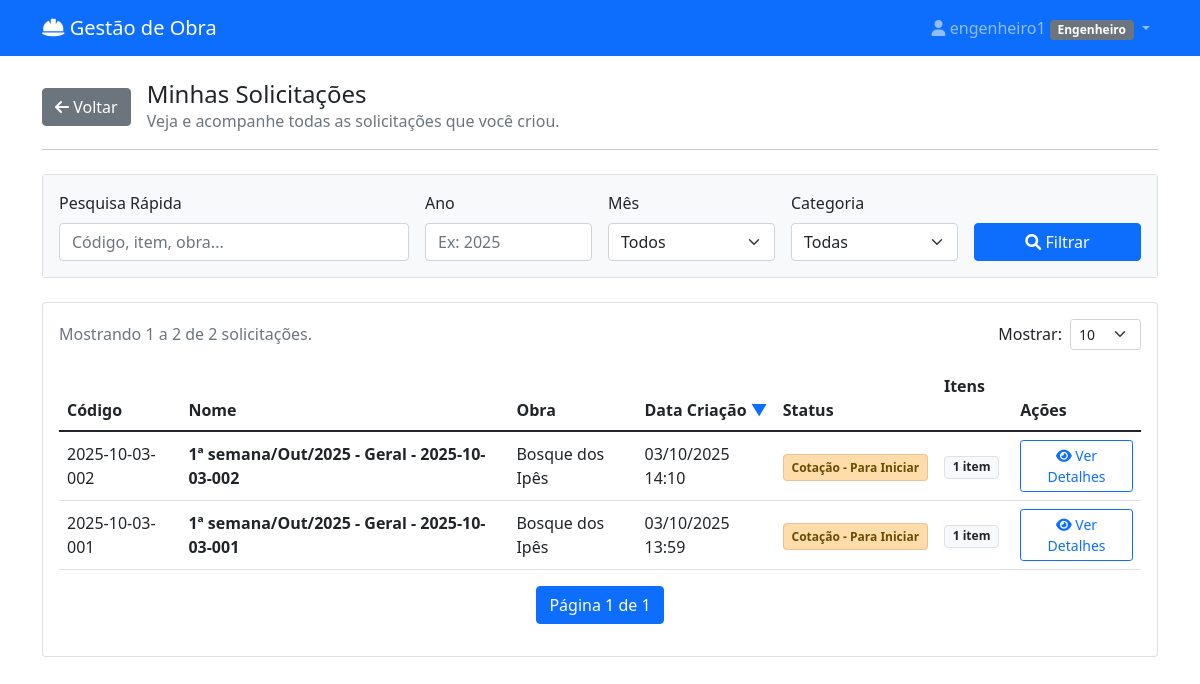
Page /minhas-solicitacoes/ (signed in) on the committed database.
### materiais/models.py (models this page shows, shortened)
class User(AbstractUser):
    PERFIL_CHOICES = [
        ('almoxarife_obra', 'Almoxarife da Obra'),
        ('engenheiro', 'Engenheiro'),
        ('almoxarife_escritorio', 'Almoxarife do Escritório'),
        ('diretor', 'Diretor'),
    ]
    perfil = models.CharField(max_length=30, choices=PERFIL_CHOICES)
    telefone = models.CharField(max_length=15, blank=True)
    obras = models.ManyToManyField('Obra', blank=True, related_name='usuarios')
    assinatura_imagem = models.ImageField(upload_to='assinaturas/', null=True, blank=True, verbose_name="Imagem da Assinatura")

class SolicitacaoCompra(models.Model):
    STATUS_CHOICES = [
        ('rascunho', 'Rascunho'),
        ('pendente_aprovacao', 'Pendente de Aprovação'),
        ('aprovado_engenharia', 'Aprovado - Engenharia'),
        ('aprovada', 'Cotação - Para Iniciar'),
        ('rejeitada', 'Rejeitada'),
        ('em_cotacao', 'Cotação - Em Andamento'),
        ('aguardando_resposta', 'Cotação - Aguardando Resposta'),
        ('cotacao_selecionada', 'Cotação - Recebida/Analisar'),
        ('finalizada', 'RM Gerada'),
        ('a_caminho', 'A Caminho'),
        ('recebida_parcial', 'Recebida Parcialmente'),  # <-- NOVO STATUS ADICIONADO
        ('recebida', 'Recebida'),
    ]
    numero = models.CharField(max_length=100, unique=True, blank=True, verbose_name="Código")
    solicitante = models.ForeignKey(User, on_delete=models.CASCADE, related_name='solicitacoes')
    obra = models.ForeignKey(Obra, on_delete=models.CASCADE, null=True, blank=True)
    destino = models.ForeignKey(
        DestinoEntrega,
        on_delete=models.SET_NULL,
        null=True,
        blank=True,
        verbose_name="Destino de Entrega"
    )
    categoria_sc = models.ForeignKey(
        CategoriaSC,
        on_delete=models.SET_NULL,
        null=True,
        blank=True,
        verbose_name="Categoria da SC"
    )
    data_criacao = models.DateTimeField(auto_now_add=True)
    data_necessidade = models.DateField()
    justificativa = models.TextField(verbose_name="Observação Geral")
    is_emergencial = models.BooleanField(default=False, verbose_name="Solicitação Emergencial")
    status = models.CharField(max_length=20, choices=STATUS_CHOICES, default='rascunho')
    aprovador = models.ForeignKey(User, on_delete=models.SET_NULL, null=True, blank=True, related_name='aprovacoes')
    data_aprovacao = models.DateTimeField(null=True, blank=True)
    observacoes_aprovacao = models.TextField(blank=True)
    data_recebimento = models.DateTimeField(null=True, blank=True, verbose_name="Data de Recebimento")
    recebedor = models.ForeignKey(User, on_delete=models.CASCADE, verbose_name="Recebedor", null=True, blank=True)
    sc_mae = models.ForeignKey(
        'self',
        on_delete=models.SET_NULL,
        null=True,
        blank=True,
        related_name='scs_filhas'
    )
    @property
    def nome_descritivo(self):
        if not self.numero or not self.data_criacao:
            return "SC em criação..."
        data = timezone.localtime(self.data_criacao)
        semana_do_mes = (data.day - 1) // 7 + 1
        meses = ['Jan', 'Fev', 'Mar', 'Abr', 'Mai', 'Jun', 'Jul', 'Ago', 'Set', 'Out', 'Nov', 'Dez']
        mes_str = meses[data.month - 1]
        ano_str = data.strftime('%Y')
        categoria_nome = self.categoria_sc.nome if self.categoria_sc else "Geral"
        return f"{semana_do_mes}ª semana/{mes_str}/{ano_str} - {categoria_nome} - {self.numero}"

class Obra(models.Model):
    nome = models.CharField(max_length=100, verbose_name="Nome da Obra")
    endereco = models.CharField(max_length=200, blank=True, verbose_name="Endereço")
    data_inicio = models.DateField(null=True, blank=True, verbose_name="Data de Início")
    data_fim = models.DateField(null=True, blank=True, verbose_name="Data de Fim")
    ativa = models.BooleanField(default=True, verbose_name="Ativa")
    class Meta:
        verbose_name = "Obra"
        verbose_name_plural = "Obras"

### materiais/views.py (the view)
# urls.py: path('minhas-solicitacoes/', views.minhas_solicitacoes, name='minhas_solicitacoes'),
@login_required
def minhas_solicitacoes(request):
    termo_busca = request.GET.get('q', '').strip()
    ano = request.GET.get('ano', '')
    mes = request.GET.get('mes', '')
    categoria_id = request.GET.get('categoria', '')
    sort_by = request.GET.get('sort', 'data_criacao')
    direction = request.GET.get('dir', 'desc')
    base_query = SolicitacaoCompra.objects.filter(solicitante=request.user)
    if termo_busca:
        base_query = base_query.filter(
            Q(numero__icontains=termo_busca) | Q(nome_descritivo__icontains=termo_busca) |
            Q(itens__descricao__icontains=termo_busca) | Q(obra__nome__icontains=termo_busca)
        ).distinct()
    if ano: base_query = base_query.filter(data_criacao__year=ano)
    if mes: base_query = base_query.filter(data_criacao__month=mes)
    if categoria_id: base_query = base_query.filter(categoria_sc_id=categoria_id)
    base_query = base_query.annotate(item_count=Count('itens'))
    status_order = Case(*[When(status=s[0], then=Value(i)) for i, s in enumerate(SolicitacaoCompra.STATUS_CHOICES)], output_field=IntegerField())
    base_query = base_query.annotate(status_order=status_order)
    valid_sort_fields = {'codigo': 'numero', 'obra': 'obra__nome', 'data_criacao': 'data_criacao', 'status': 'status_order', 'itens': 'item_count'}
    order_field = valid_sort_fields.get(sort_by, 'data_criacao')
    order = f'-{order_field}' if direction == 'desc' else order_field
    solicitacoes_list = base_query.select_related('obra').order_by(order)
    per_page = request.GET.get('per_page', 10) # Padrão de 10 itens por página
    paginator = Paginator(solicitacoes_list, per_page)
    page_number = request.GET.get('page')
    page_obj = paginator.get_page(page_number)
    context = {
        'solicitacoes': page_obj, # IMPORTANTE: Enviamos o objeto da página, não mais a lista completa
        'per_page': per_page,
        'categorias_sc': CategoriaSC.objects.all().order_by('nome'),
        'meses_opcoes': range(1, 13),
        'filtros_aplicados': { 'q': termo_busca, 'ano': ano, 'mes': mes, 'categoria': categoria_id, },
        'current_sort': sort_by,
        'current_dir': direction,
    }
    return render(request, 'materiais/minhas_solicitacoes.html', context)

### materiais/templatetags/materiais_extras.py (called while the page is built)
@register.filter
def remove_param(query_string, keys_to_remove):
    keys_to_remove = keys_to_remove.split(',')
    query_dict = QueryDict(query_string).copy()
    for key in keys_to_remove:
        if key in query_dict:
            del query_dict[key]
    return query_dict.urlencode()

### materiais/templates/materiais/minhas_solicitacoes.html (shortened to what this page needs)
{% extends 'materiais/base.html' %}
{% load materiais_extras %}
{% block content %}
<div class="d-flex align-items-center mb-3">
    <a href="{% url 'materiais:dashboard' %}" class="btn btn-secondary me-3"><i class="fas fa-arrow-left"></i> Voltar</a>
    <div>
        <h4 class="mb-0">Minhas Solicitações</h4>
        <p class="text-muted mb-0">Veja e acompanhe todas as solicitações que você criou.</p>
    </div>
</div>
<hr class="mb-4">
<div class="card mb-4">
    <div class="card-body bg-light">
        <form method="GET" action="{% url 'materiais:minhas_solicitacoes' %}">
            <div class="row g-3 align-items-end">
                <div class="col-md-4"><label for="q" class="form-label">Pesquisa Rápida</label><input type="text" name="q" id="q" class="form-control" value="{{ filtros_aplicados.q }}" placeholder="Código, item, obra..."></div>
                <div class="col-md-2"><label for="ano" class="form-label">Ano</label><input type="number" name="ano" id="ano" class="form-control" value="{{ filtros_aplicados.ano }}" placeholder="Ex: 2025"></div>
                <div class="col-md-2"><label for="mes" class="form-label">Mês</label><select name="mes" id="mes" class="form-select"><option value="">Todos</option></select></div>
                <div class="col-md-2"><label for="categoria" class="form-label">Categoria</label><select name="categoria" id="categoria" class="form-select"><option value="">Todas</option></select></div>
                <div class="col-md-2"><button type="submit" class="btn btn-primary w-100"><i class="fas fa-search"></i> Filtrar</button></div>
            </div>
        </form>
    </div>
</div>
<div class="card">
    <div class="card-body">
        {% if solicitacoes %}
        <div class="d-flex justify-content-between align-items-center mb-3">
            <p class="text-muted mb-0">
                Mostrando {{ solicitacoes.start_index }} a {{ solicitacoes.end_index }} de {{ solicitacoes.paginator.count }} solicitações.
            </p>
            <form method="GET" action="" class="d-flex align-items-center">
                <label for="per_page" class="form-label me-2 mb-0">Mostrar:</label>
                <select name="per_page" id="per_page" class="form-select form-select-sm" style="width: auto;" onchange="this.form.submit()">
                    <option value="10" {% if per_page == '10' %}selected{% endif %}>10</option>
                </select>
            </form>
        </div>
            <div class="table-responsive">
                <table class="table table-hover align-middle">
                    <thead>
                        <tr>
                            {% with base_url=request.path url_params=request.GET.urlencode|remove_param:'sort,dir' %}
                            <th class="sortable">
                                <a href="{{ base_url }}?sort=codigo&dir={% if current_sort == 'codigo' and current_dir == 'asc' %}desc{% else %}asc{% endif %}&{{ url_params }}">
                                    Código
                                </a>
                            </th>
                            <th>Nome</th>
                            <th class="sortable">
                                <a href="{{ base_url }}?sort=obra&dir={% if current_sort == 'obra' and current_dir == 'asc' %}desc{% else %}asc{% endif %}&{{ url_params }}">
                                    Obra
                                </a>
                            </th>
                            <th class="sortable">
                                <a href="{{ base_url }}?sort=data_criacao&dir={% if current_sort == 'data_criacao' and current_dir == 'asc' %}desc{% else %}asc{% endif %}&{{ url_params }}">
                                    Data Criação <span class="sort-icon">{% if current_sort == 'data_criacao' or not current_sort %}{% if current_dir == 'asc' %}&#9650;{% else %}&#9660;{% endif %}{% endif %}</span>
                                </a>
                            </th>
                            <th class="sortable">
                                <a href="{{ base_url }}?sort=status&dir={% if current_sort == 'status' and current_dir == 'asc' %}desc{% else %}asc{% endif %}&{{ url_params }}">
                                    Status
                                </a>
                            </th>
                            <th class="sortable">
                                <a href="{{ base_url }}?sort=itens&dir={% if current_sort == 'itens' and current_dir == 'asc' %}desc{% else %}asc{% endif %}&{{ url_params }}">
                                    Itens
                                </a>
                            </th>
                            <th>Ações</th>
                            {% endwith %}
                        </tr>
                    </thead>
                    <tbody>
                        {% for solicitacao in solicitacoes %}
                        <tr>
                            <td>{{ solicitacao.numero }}</td>
                            <td><strong>{{ solicitacao.nome_descritivo }}</strong></td>
                            <td>{{ solicitacao.obra.nome|default:"-" }}</td>
                            <td>{{ solicitacao.data_criacao|date:"d/m/Y H:i" }}</td>
                            <td>
                                {% if solicitacao.status == 'pendente_aprovacao' %}<span class="status-badge badge-aberto">{{ solicitacao.get_status_display }}</span>
                                {% elif solicitacao.status == 'aprovada' or solicitacao.status == 'aprovado_engenharia' %}<span class="status-badge badge-aprovado">{{ solicitacao.get_status_display }}</span>
                                {% elif solicitacao.status == 'em_cotacao' or solicitacao.status == 'aguardando_resposta' or solicitacao.status == 'cotacao_selecionada' %}<span class="status-badge badge-cotacao">{{ solicitacao.get_status_display }}</span>
                                {% elif solicitacao.status == 'finalizada' %}<span class="status-badge badge-finalizada">{{ solicitacao.get_status_display }}</span>
                                {% elif solicitacao.status == 'a_caminho' %}<span class="status-badge badge-caminho">{{ solicitacao.get_status_display }}</span>
                                {% elif solicitacao.status == 'recebida' or solicitacao.status == 'recebida_parcial' %}<span class="status-badge badge-entregue">{{ solicitacao.get_status_display }}</span>
                                {% elif solicitacao.status == 'rejeitada' %}<span class="status-badge badge-rejeitada">{{ solicitacao.get_status_display }}</span>
                                {% else %}<span class="badge bg-secondary">{{ solicitacao.get_status_display }}</span>{% endif %}
                            </td>
                            <td>
                                <span class="badge bg-light text-dark border">{{ solicitacao.item_count }} item{{ solicitacao.item_count|pluralize:"s" }}</span>
                            </td>
                            <td>
                                <button class="btn btn-sm btn-outline-primary btn-ver-detalhes" data-bs-toggle="modal" data-bs-target="#modalDetalhesSC" data-sc-id="{{ solicitacao.id }}">
                                    <i class="fas fa-eye"></i> Ver Detalhes
                                </button>
                            </td>
                        </tr>
                        {% endfor %}
                    </tbody>
                </table>
            </div>
            <nav>
                <ul class="pagination justify-content-center">
                    <li class="page-item active" aria-current="page">
                        <span class="page-link">Página {{ solicitacoes.number }} de {{ solicitacoes.paginator.num_pages }}</span>
                    </li>
                </ul>
            </nav>
        {% else %}
            <div class="text-center p-5">
                <i class="fas fa-inbox fa-3x text-muted mb-3"></i>
                <h5>Nenhuma solicitação encontrada</h5>
                <p class="text-muted">Tente ajustar os filtros ou crie uma nova solicitação.</p>
            </div>
        {% endif %}
    </div>
</div>
{% endblock %}

### materiais/templates/materiais/base.html (shortened to what this page needs)
<!DOCTYPE html>
<html lang="pt-br">
<head>
    <link href="https://cdn.jsdelivr.net/npm/bootstrap@5.1.3/dist/css/bootstrap.min.css" rel="stylesheet">
    <link href="https://cdnjs.cloudflare.com/ajax/libs/font-awesome/6.0.0/css/all.min.css" rel="stylesheet">
</head>
<body>
    <nav class="navbar navbar-expand-lg navbar-dark bg-primary">
        <div class="container">
            <a class="navbar-brand" href="{% url 'materiais:dashboard' %}">
                <i class="fas fa-hard-hat"></i> Gestão de Obra
            </a>
            {% if user.is_authenticated %}
            <div class="navbar-nav ms-auto">
                <div class="nav-item dropdown">
                    <a class="nav-link dropdown-toggle" href="#" role="button" data-bs-toggle="dropdown">
                        <i class="fas fa-user"></i> {{ user.get_full_name|default:user.username }}
                        <span class="badge bg-secondary">{{ user.get_perfil_display }}</span>
                    </a>
                </div>
            </div>
            {% endif %}
        </div>
    </nav>
    <div class="container mt-4">
        {% block content %}
        {% endblock %}
    </div>
</body>
</html>

### rows in the picture
User: get_full_name "engenheiro1", perfil "Engenheiro"
SolicitacaoCompra: numero "2025-10-03-002", nome_descritivo "1ª semana/Out/2025 - Geral - 2025-10-03-002", obra.nome "Bosque dos Ipês", data_criacao "03/10/2025 14:10", status "Cotação - Para Iniciar", item_count "1"
SolicitacaoCompra: numero "2025-10-03-001", nome_descritivo "1ª semana/Out/2025 - Geral - 2025-10-03-001", obra.nome "Bosque dos Ipês", data_criacao "03/10/2025 13:59", status "Cotação - Para Iniciar", item_count "1"

### other values in the picture
{{ solicitacoes.start_index }} "1"
{{ solicitacoes.end_index }} "2"
{{ solicitacoes.paginator.count }} "2"
{{ solicitacoes.number }} "1"
{{ solicitacoes.paginator.num_pages }} "1"
